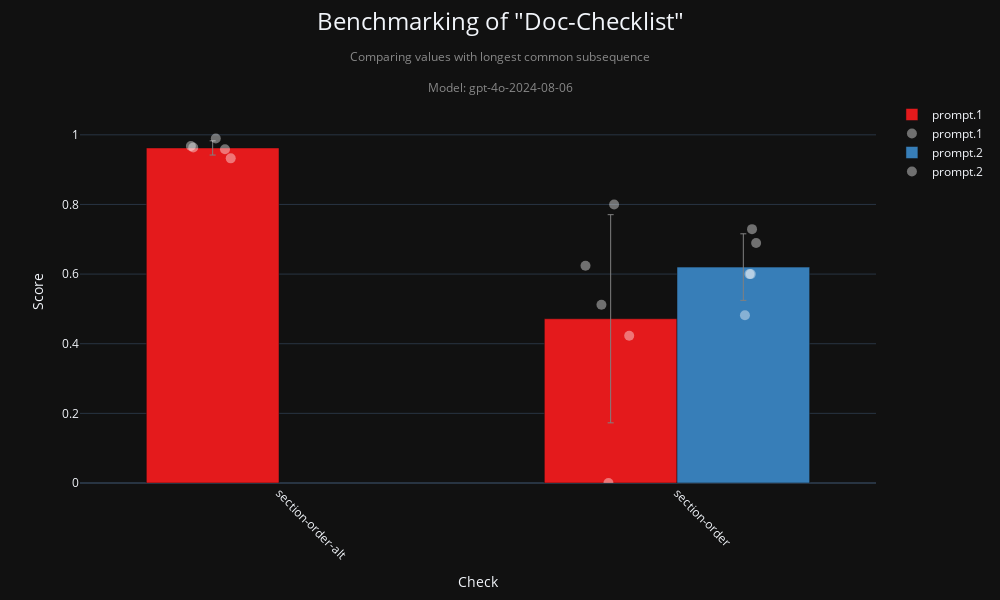

The cell this chart's notebook holds for it:
### Code cell
fig, df_data = checklist_visualization(
    "doc-checklist",
    metric="longest_common_subsequence",  # "semantic_similarity", "perfect_match"
    model=MODEL,
    aggregation_level=0
)
fig.show()

### Figure 1 — Plotly figure (JSON) as saved in the notebook; plotly's stock layout.template omitted (floating-point values rounded to 4 significant figures)
{"data": [{"error_y": {"array": [0.02042, 0.299], "color": "grey", "thickness": 1, "type": "data", "visible": true, "width": 3}, "hoverinfo": "text", "hovertext": ["Check: section-order-alt<br>Average Score: 0.962<br>Prompt: prompt.1<br>Num Points: 5", "Check: section-order<br>Average Score: 0.472<br>Prompt: prompt.1<br>Num Points: 5"], "marker": {"color": "rgb(228,26,28)"}, "name": "prompt.1", "showlegend": true, "type": "bar", "width": 0.3333, "x": [-0.1667, 0.8333], "y": [0.9623, 0.4717]}, {"hovertext": ["10.1038_embor.2009.217", "EMBOJ-2024-119734R", "EMBOR-2025-61250V2", "EMM-2025-21341", "EMM-2025-21532", "10.1038_embor.2009.217", "EMBOJ-2024-119734R", "EMBOR-2025-61250V2", "EMM-2025-21341", "EMM-2025-21532"], "marker": {"color": "white", "line": {"color": "white", "width": 0}, "opacity": 0.4, "size": 10}, "mode": "markers", "name": "prompt.1", "showlegend": true, "type": "scatter", "x": [-0.2155, -0.1357, -0.1588, -0.1213, -0.2214, 0.7701, 0.8799, 0.8102, 0.842, 0.8278], "y": [0.9637, 0.9583, 0.9892, 0.9324, 0.9678, 0.6241, 0.4228, 0.5117, 0.8, 0.0]}, {"error_y": {"array": [0.09567], "color": "grey", "thickness": 1, "type": "data", "visible": true, "width": 3}, "hoverinfo": "text", "hovertext": ["Check: section-order<br>Average Score: 0.620<br>Prompt: prompt.2<br>Num Points: 5"], "marker": {"color": "rgb(55,126,184)"}, "name": "prompt.2", "showlegend": true, "type": "bar", "width": 0.3333, "x": [1.167], "y": [0.6201]}, {"hovertext": ["10.1038_embor.2009.217", "EMBOJ-2024-119734R", "EMBOR-2025-61250V2", "EMM-2025-21341", "EMM-2025-21532"], "marker": {"color": "white", "line": {"color": "white", "width": 0}, "opacity": 0.4, "size": 10}, "mode": "markers", "name": "prompt.2", "showlegend": true, "type": "scatter", "x": [1.182, 1.199, 1.189, 1.185, 1.171], "y": [0.6, 0.6894, 0.7291, 0.6, 0.4818]}], "layout": {"barmode": "group", "height": 600, "title": {"font": {"size": 24}, "text": "Benchmarking of \"Doc-Checklist\"<br><span style=\"font-size: 0.5em; color: #888;\">Comparing values with longest common subsequence</span><br><span style=\"font-size: 0.5em; color: #888;\">Model: gpt-4o-2024-08-06</span>", "x": 0.5, "y": 0.95}, "width": 1000, "xaxis": {"range": [-0.5, 1.5], "tickangle": 45, "ticktext": ["section-order-alt", "section-order"], "tickvals": [0, 1], "title": {"text": "Check"}}, "yaxis": {"range": [0, 1.1], "title": {"text": "Score"}}}}
